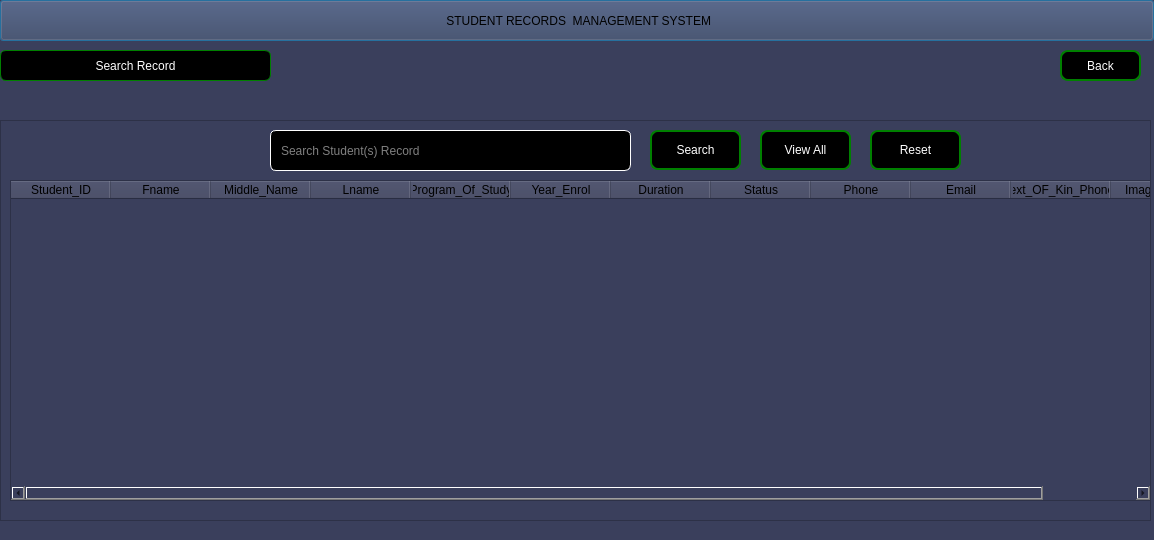
<?xml version="1.0" encoding="UTF-8"?>
<ui version="4.0">
 <class>DataSetStudents</class>
 <widget class="QDialog" name="DataSetStudents">
  <property name="geometry">
   <rect>
    <x>0</x>
    <y>0</y>
    <width>1154</width>
    <height>540</height>
   </rect>
  </property>
  <property name="windowTitle">
   <string>Dialog</string>
  </property>
  <property name="styleSheet">
   <string notr="true">background-color: #3a3f5c;</string>
  </property>
  <widget class="QPushButton" name="pushButton">
   <property name="geometry">
    <rect>
     <x>0</x>
     <y>0</y>
     <width>1154</width>
     <height>41</height>
    </rect>
   </property>
   <property name="text">
    <string> STUDENT RECORDS  MANAGEMENT SYSTEM</string>
   </property>
  </widget>
  <widget class="QPushButton" name="SearchRecord">
   <property name="geometry">
    <rect>
     <x>0</x>
     <y>50</y>
     <width>271</width>
     <height>31</height>
    </rect>
   </property>
   <property name="styleSheet">
    <string notr="true">     
QPushButton{
                    color: rgb(255, 255, 255);
                    border:1px solid green;
                    border-radius: 6px;
                    padding: 0 8px;
                    background-color: rgb(255, 267, 245);
                    font: 500 11pt ;
                   

}

 </string>
   </property>
   <property name="text">
    <string>Search Record</string>
   </property>
  </widget>
  <widget class="QPushButton" name="btn_DataSetStudents_Back">
   <property name="geometry">
    <rect>
     <x>1060</x>
     <y>50</y>
     <width>81</width>
     <height>31</height>
    </rect>
   </property>
   <property name="styleSheet">
    <string notr="true">    
QPushButton{
                    color: rgb(255, 255, 255);
                    border:2px solid green;
                    border-radius: 8px;
                    padding: 0 8px;
                    background-color: rgb(255, 267, 245);
                    font: 500 11pt ;
                   

}

 </string>
   </property>
   <property name="text">
    <string>Back</string>
   </property>
   <property name="icon">
    <iconset theme="QIcon::ThemeIcon::GoHome"/>
   </property>
  </widget>
  <widget class="QFrame" name="frame">
   <property name="geometry">
    <rect>
     <x>0</x>
     <y>120</y>
     <width>1151</width>
     <height>401</height>
    </rect>
   </property>
   <property name="styleSheet">
    <string notr="true">
QFrame{
 

}</string>
   </property>
   <property name="frameShape">
    <enum>QFrame::Shape::StyledPanel</enum>
   </property>
   <property name="frameShadow">
    <enum>QFrame::Shadow::Raised</enum>
   </property>
   <widget class="QPushButton" name="btn_Search">
    <property name="geometry">
     <rect>
      <x>650</x>
      <y>10</y>
      <width>91</width>
      <height>40</height>
     </rect>
    </property>
    <property name="styleSheet">
     <string notr="true">   
QPushButton{
                    color: rgb(255, 255, 255);
                    border:2px solid green;
                    border-radius: 8px;
                    padding: 0 8px;
                    background-color: rgb(255, 267, 245);
                    font: 500 11pt ;
                   

}

 </string>
    </property>
    <property name="text">
     <string>Search</string>
    </property>
    <property name="icon">
     <iconset theme="QIcon::ThemeIcon::SystemSearch"/>
    </property>
   </widget>
   <widget class="QPushButton" name="btn_Reset">
    <property name="geometry">
     <rect>
      <x>870</x>
      <y>10</y>
      <width>91</width>
      <height>40</height>
     </rect>
    </property>
    <property name="styleSheet">
     <string notr="true">   
QPushButton{
                    color: rgb(255, 255, 255);
                    border:2px solid green;
                    border-radius: 8px;
                    padding: 0 8px;
                    background-color: rgb(255, 267, 245);
                    font: 500 11pt ;
                   

}

 </string>
    </property>
    <property name="text">
     <string>Reset</string>
    </property>
    <property name="icon">
     <iconset theme="QIcon::ThemeIcon::ViewRestore"/>
    </property>
   </widget>
   <widget class="QLineEdit" name="lineEdit_Search_Student">
    <property name="geometry">
     <rect>
      <x>270</x>
      <y>10</y>
      <width>361</width>
      <height>41</height>
     </rect>
    </property>
    <property name="styleSheet">
     <string notr="true">     
QLineEdit{
                    color: rgb(255, 255, 255);
                    border:1px solid white;
                    border-radius: 6px;
                    padding: 0 8px;
                    background-color: rgb(255, 267, 245);
                    font: 500 11pt ;
                   

}

 </string>
    </property>
    <property name="placeholderText">
     <string>Search Student(s) Record</string>
    </property>
   </widget>
   <widget class="QTableWidget" name="tableWidget">
    <property name="geometry">
     <rect>
      <x>10</x>
      <y>60</y>
      <width>1141</width>
      <height>321</height>
     </rect>
    </property>
    <column>
     <property name="text">
      <string>Student_ID</string>
     </property>
    </column>
    <column>
     <property name="text">
      <string>Fname</string>
     </property>
    </column>
    <column>
     <property name="text">
      <string>Middle_Name</string>
     </property>
    </column>
    <column>
     <property name="text">
      <string>Lname</string>
     </property>
    </column>
    <column>
     <property name="text">
      <string>Program_Of_Study</string>
     </property>
    </column>
    <column>
     <property name="text">
      <string>Year_Enrol</string>
     </property>
    </column>
    <column>
     <property name="text">
      <string>Duration</string>
     </property>
    </column>
    <column>
     <property name="text">
      <string>Status</string>
     </property>
    </column>
    <column>
     <property name="text">
      <string>Phone</string>
     </property>
    </column>
    <column>
     <property name="text">
      <string>Email</string>
     </property>
    </column>
    <column>
     <property name="text">
      <string>Next_OF_Kin_Phone#</string>
     </property>
    </column>
    <column>
     <property name="text">
      <string>Image_Name</string>
     </property>
    </column>
   </widget>
   <widget class="QPushButton" name="btn_View_All">
    <property name="geometry">
     <rect>
      <x>760</x>
      <y>10</y>
      <width>91</width>
      <height>40</height>
     </rect>
    </property>
    <property name="styleSheet">
     <string notr="true">   
QPushButton{
                    color: rgb(255, 255, 255);
                    border:2px solid green;
                    border-radius: 8px;
                    padding: 0 8px;
                    background-color: rgb(255, 267, 245);
                    font: 500 11pt ;
                   

}

 </string>
    </property>
    <property name="text">
     <string>View All</string>
    </property>
    <property name="icon">
     <iconset theme="QIcon::ThemeIcon::FolderOpen"/>
    </property>
   </widget>
  </widget>
 </widget>
 <resources/>
 <connections/>
</ui>
